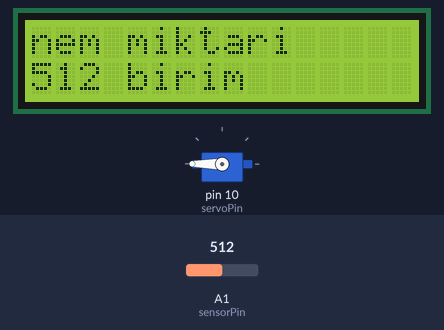
Simulated run of this sketch. Board: Arduino Uno, built with avr-gcc and run on an emulated ATmega328P. Parts: 16×2 character LCD, servo. The test bench sets the inputs (shaded band); at power-on: A1 (sensorPin) = 512.

Above: at 5.6 s.
5.7 s: A1 (sensorPin) set to 684
At 15.5 s:
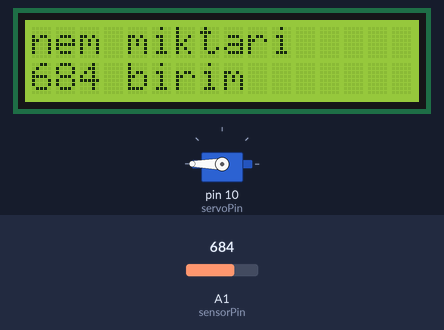
16.5 s: A1 (sensorPin) set to 713
At 20.7 s:
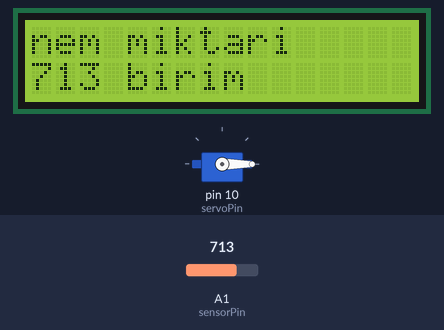
27.3 s: A1 (sensorPin) set to 1023
At 27.9 s:
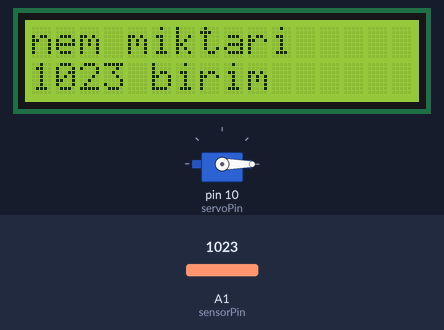
59.7 s: A1 (sensorPin) set to 900
At 60.5 s:
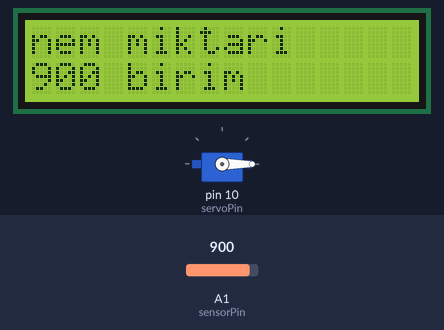
Timing chart, 0 to 62.7 s (numbered marks = the images above; inputs shaded):
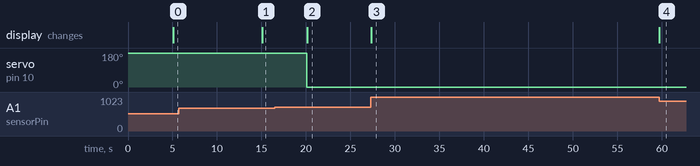

The sketch:

B_TK__SULAMA.ino
```cpp
#include <LiquidCrystal.h>
#include <Servo.h>
int servoPin = 10;
int hareket;
Servo motor;
int sensorPin = 1;
int veri;
int rs = 12, en= 11, d4 = 5, d5 = 4, d6 = 3, d7 = 2;
LiquidCrystal lcd (rs, en, d4, d5, d6, d7);

void setup() {
 lcd.begin(16, 2);
 pinMode(sensorPin, INPUT);
 motor.attach(servoPin);
}

void loop() {
  veri = analogRead(sensorPin);
  if(veri < 700){
    motor.write(180);
    delay(5000);
    if(veri > 750);{
      motor.write(180);
    }
  }
  else{
    motor.write(0);
  }
  lcd.clear();
  lcd.setCursor(0, 0);
  lcd.print("nem miktari");
  lcd.setCursor(0, 1);
  lcd.print(veri);
  lcd.print(" birim");
}
```

Measured:
- the behaviour switches between 699 and 700 on A1 (sensorPin) (found by bisection; images 1 and 2)
- after the input at 5.7 s, the display: changes after 9.4 s (image 1)
- after the input at 16.5 s, servo on pin 10 (servoPin): 180° → 0° after 3.6 s; the display: changes after 3.6 s (image 2)
- after the input at 27.3 s, the display: changes at once (image 3)
- after the input at 59.7 s, the display: changes at once (image 4)
